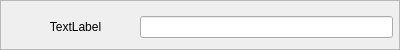
<?xml version="1.0" encoding="UTF-8"?>
<ui version="4.0">
 <class>propertyUI</class>
 <widget class="QFrame" name="propertyUI">
  <property name="geometry">
   <rect>
    <x>0</x>
    <y>0</y>
    <width>400</width>
    <height>50</height>
   </rect>
  </property>
  <property name="sizePolicy">
   <sizepolicy hsizetype="Expanding" vsizetype="Expanding">
    <horstretch>0</horstretch>
    <verstretch>0</verstretch>
   </sizepolicy>
  </property>
  <property name="minimumSize">
   <size>
    <width>0</width>
    <height>0</height>
   </size>
  </property>
  <property name="maximumSize">
   <size>
    <width>16777215</width>
    <height>16777215</height>
   </size>
  </property>
  <property name="windowTitle">
   <string>Frame</string>
  </property>
  <property name="frameShape">
   <enum>QFrame::StyledPanel</enum>
  </property>
  <property name="frameShadow">
   <enum>QFrame::Raised</enum>
  </property>
  <layout class="QGridLayout" name="gridLayout_2">
   <property name="leftMargin">
    <number>5</number>
   </property>
   <property name="topMargin">
    <number>5</number>
   </property>
   <property name="rightMargin">
    <number>5</number>
   </property>
   <property name="bottomMargin">
    <number>5</number>
   </property>
   <item row="0" column="0">
    <layout class="QGridLayout" name="gridLayout" columnstretch="10,1,1" columnminimumwidth="0,0,0">
     <property name="leftMargin">
      <number>1</number>
     </property>
     <property name="topMargin">
      <number>1</number>
     </property>
     <property name="rightMargin">
      <number>1</number>
     </property>
     <property name="bottomMargin">
      <number>1</number>
     </property>
     <property name="spacing">
      <number>1</number>
     </property>
     <item row="1" column="0" colspan="3">
      <layout class="QHBoxLayout" name="horizontalLayout" stretch="1,2">
       <property name="leftMargin">
        <number>5</number>
       </property>
       <property name="topMargin">
        <number>5</number>
       </property>
       <item>
        <widget class="QLabel" name="label_name">
         <property name="sizePolicy">
          <sizepolicy hsizetype="Expanding" vsizetype="Maximum">
           <horstretch>0</horstretch>
           <verstretch>0</verstretch>
          </sizepolicy>
         </property>
         <property name="minimumSize">
          <size>
           <width>0</width>
           <height>0</height>
          </size>
         </property>
         <property name="maximumSize">
          <size>
           <width>16777215</width>
           <height>16777215</height>
          </size>
         </property>
         <property name="sizeIncrement">
          <size>
           <width>0</width>
           <height>30</height>
          </size>
         </property>
         <property name="text">
          <string>TextLabel</string>
         </property>
         <property name="alignment">
          <set>Qt::AlignCenter</set>
         </property>
        </widget>
       </item>
       <item>
        <widget class="QLineEdit" name="textEdit_value"/>
       </item>
      </layout>
     </item>
    </layout>
   </item>
  </layout>
 </widget>
 <resources/>
 <connections/>
</ui>
